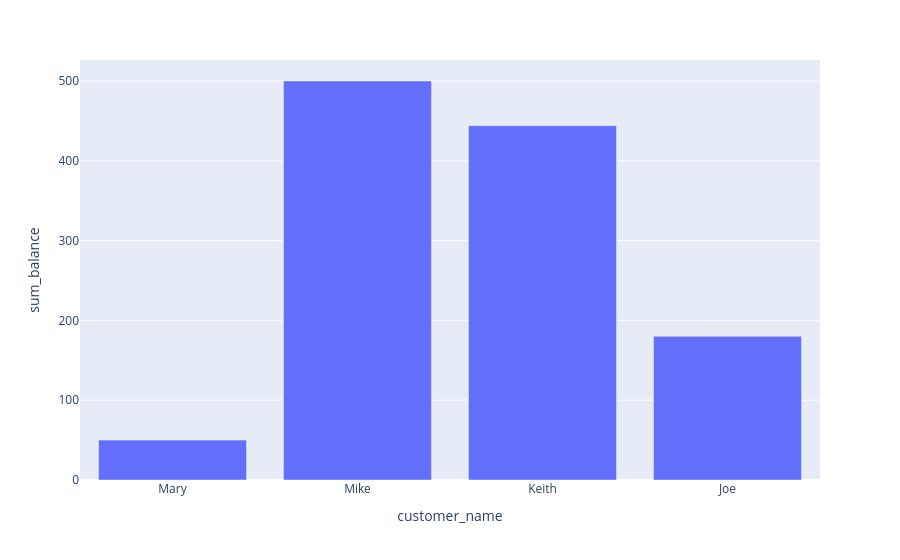

The code cell stored with this chart in its notebook:
### Code cell
df = pd.read_sql("""
    SELECT customer_name, SUM(balance)
    FROM
    (
        SELECT account_number, balance
        FROM account
    ) AS bl
    JOIN depositor
    ON depositor.account_number = bl.account_number
    GROUP BY customer_name
                 """, con=engine1)

fig = px.bar(x=df['customer_name'], y=df['sum'], labels={'x':'customer_name', 'y':'sum_balance'})
fig.show()

### Figure 1 — Plotly figure (JSON) as saved in the notebook; plotly's stock layout.template omitted (floating-point values rounded to 4 significant figures)
{"data": [{"alignmentgroup": "True", "hovertemplate": "customer_name=%{x}<br>sum_balance=%{y}<extra></extra>", "legendgroup": "", "marker": {"color": "#636efa", "pattern": {"shape": ""}}, "name": "", "offsetgroup": "", "orientation": "v", "showlegend": false, "textposition": "auto", "type": "bar", "x": ["Mary", "Mike", "Keith", "Joe"], "xaxis": "x", "y": [50, 500, 444, 180], "yaxis": "y"}], "layout": {"barmode": "relative", "legend": {"tracegroupgap": 0}, "margin": {"t": 60}, "xaxis": {"anchor": "y", "domain": [0, 1], "title": {"text": "customer_name"}}, "yaxis": {"anchor": "x", "domain": [0, 1], "title": {"text": "sum_balance"}}}}
